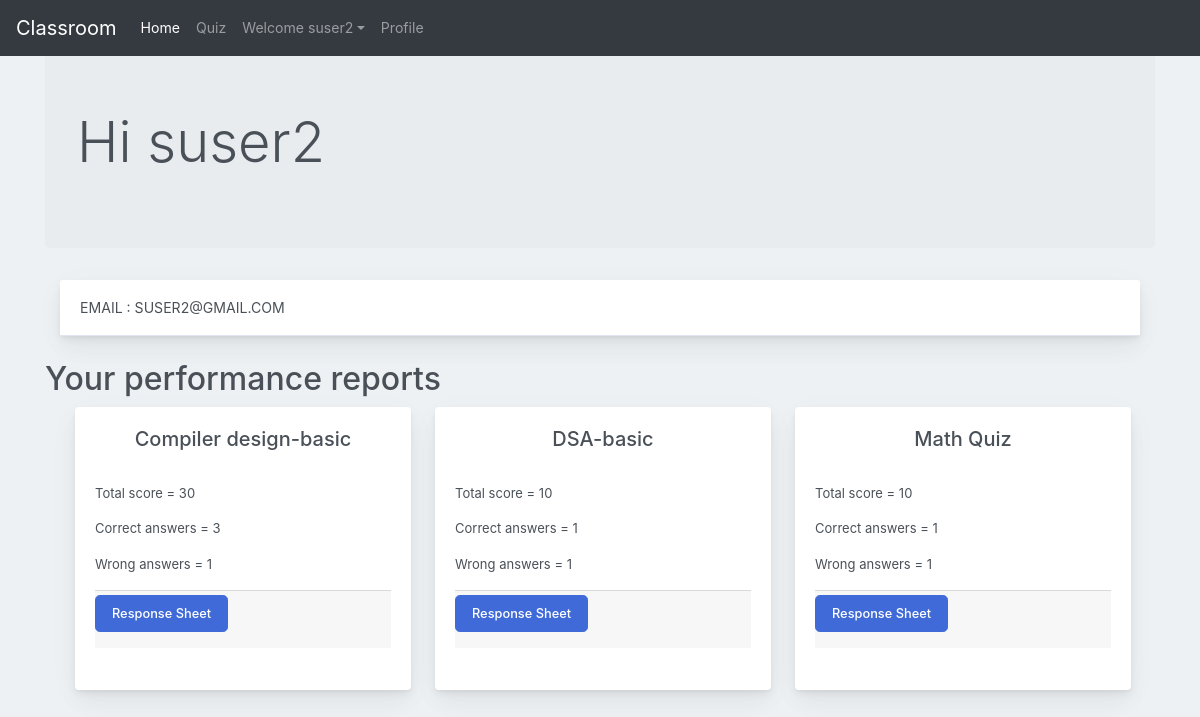
The app's page /student-profile/ (signed in), older data.
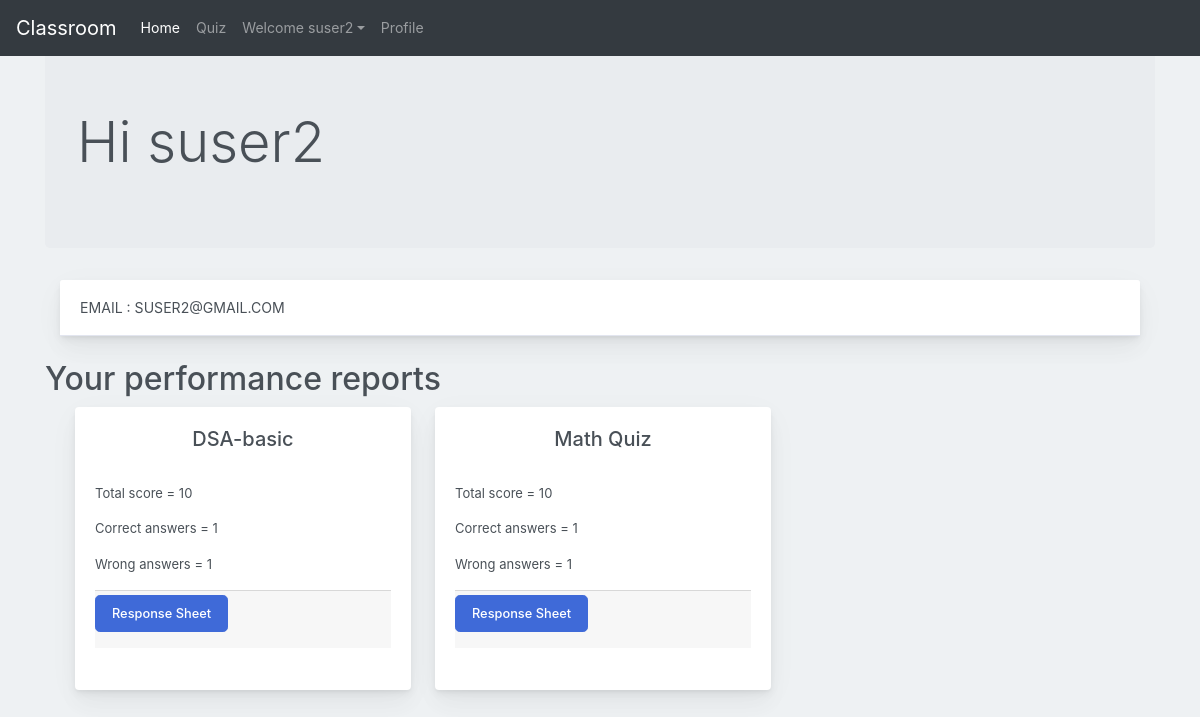
The same page, newer data.
### quiz/models.py (models this page shows, shortened)
class ResponseSheet(models.Model):
    resp_id = models.AutoField
    student = models.ForeignKey(User, on_delete=models.CASCADE, default=1)
    quiz = models.ForeignKey(Quiz, on_delete=models.CASCADE)
    responses = models.ManyToManyField(Response)
    score = models.IntegerField(default=0)
    correct = models.IntegerField(default=0)
    wrong = models.IntegerField(default=0)
    def get_response_sheet_url(self):
        return reverse("users:view_response_sheet", kwargs={
            'resp_id' : self.id
        })

class Quiz(models.Model):
    quiz_id = models.AutoField
    author = models.ForeignKey(User, on_delete=models.CASCADE, default=1)
    name = models.CharField(max_length=50)
    desc = models.CharField(max_length=300)
    questions = models.ManyToManyField(Question)
    is_saved = models.BooleanField(default=False)

### users/views.py (the view)
# urls.py: path('student-profile/', views.student_profile, name='student-profile'),
@login_required
@student_required
def student_profile(request):
    student = Student.objects.get(user = request.user)
    response_sheets = ResponseSheet.objects.filter(student=request.user)
    context = {
        "student" : student,
        "response_sheets" : list(response_sheets),
    }
    return render(request, 'users/student-profile.html', context)

### templates/users/student-profile.html (shortened to what this page needs)
{% extends 'discuss/basic.html' %}
{% load crispy_forms_tags %}
{% block homeactive %} active {% endblock homeactive %}-->
{% block content %}
<div class="container my-4">
<div class="jumbotron">
    <h1 class="display-4">Hi {{request.user}}</h1>
    </div>
    <div class="container-fluid mt-10">
      <div class="row">
          <div class="col-md-12">
              <div class="card mb-4">
                  <div class="card-header">
                      <div class="media flex-wrap w-100 align-items-center">
                          email : {{student.email}} <br>
                </div>
              </div>
          </div>
      </div>
  </div>
</div>
<h2>Your performance reports</h2>
<div class="container">
    <div class="container mx-auto mt-2">
      <div class="row">
        {% for response_sheet in response_sheets %}
        <div class="col-md-4">
          <div class="card" style="width: 21rem;">
            <div class="card-body" >
              <h5 class="card-title" style="text-align: center;">{{response_sheet.quiz.name}}</h5>
              <br>
              <p class="card-text">Total score = {{response_sheet.score}}</p>
              <p class="card-text">Correct answers = {{response_sheet.correct}}</p>
              <p class="card-text">Wrong answers = {{response_sheet.wrong}}</p>
              <div class="card-footer d-flex flex-wrap justify-content-between align-items-center px-0 pt-1 pb-3">
                <a class="btn btn-primary btn-lg" data-toggle="modal" href="{{response_sheet.get_response_sheet_url}}">Response Sheet</a>
              </div>
              <br>
            </div>
          </div>
        </div>
        {% endfor %}
      </div>
    </div>
  </div>
{% endblock content %}

Row changes from the older to the newer data that the page shows:
removed ResponseSheet: quiz.name "Compiler design-basic", score "30", correct "3", wrong "1"
